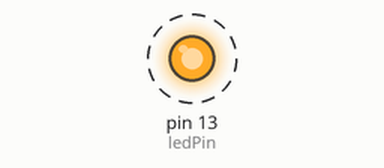
This sketch was run on a simulated Arduino Uno, built with avr-gcc and run on an emulated ATmega328P. Parts: output pins drawn as LEDs (lit = HIGH). Dashed ring = blinking. What the sketch prints to the serial monitor is not drawn.

Above: at 0.2 s.
Timing chart, 0 to 3.0 s (numbered marks = the images above):
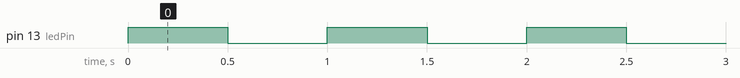

The sketch:

Lesson-2-3.ino
```cpp
/**************************************
 Lesson 2: Make built-in LED blink

 Lesson 3: Make external LED blink

 Additional Materials
  - 1 solderless breadboard
  - 1 LED
  - 1 10K ohm resistors

**************************************/

int ledPin = LED_BUILTIN; // same as pin 13

void setup() {
  // put your setup code here, which runs once

  // set digital pin as output
  pinMode(ledPin, OUTPUT);

  // start serial communications at 9600 baud
  Serial.begin(9600);

}

void loop() {
  // main program goes here

  digitalWrite(ledPin, HIGH);   // turn the ledPin on
  Serial.println("On");
  delay(500);                   // stop the program for 500 ms

  digitalWrite(ledPin, LOW);    // turn the ledPin off
  Serial.println("Off");
  delay(500);                   // stop the program for 500 ms

}
```

Measured:
- by itself, pin 13 (ledPin): alternates HIGH for 0.50 s and LOW for 0.50 s
